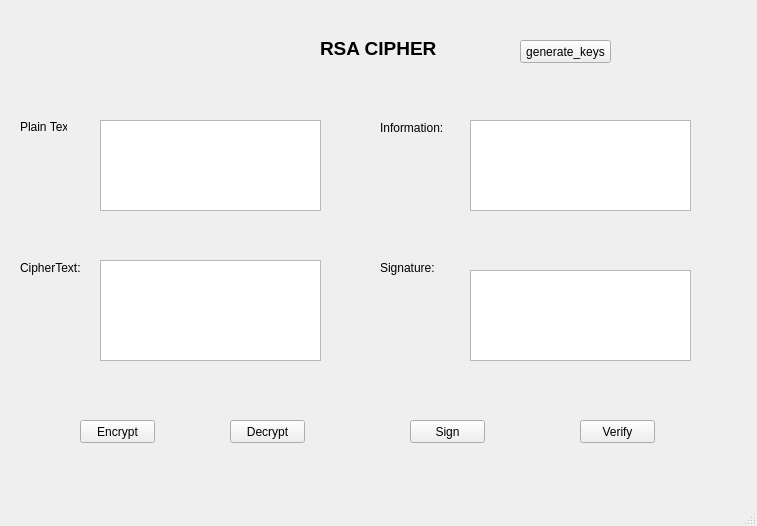
<?xml version="1.0" encoding="UTF-8"?>
<ui version="4.0">
 <class>MainWindow</class>
 <widget class="QMainWindow" name="MainWindow">
  <property name="geometry">
   <rect>
    <x>0</x>
    <y>0</y>
    <width>757</width>
    <height>526</height>
   </rect>
  </property>
  <property name="windowTitle">
   <string>MainWindow</string>
  </property>
  <widget class="QWidget" name="centralwidget">
   <widget class="QPushButton" name="btgenerate_keys">
    <property name="geometry">
     <rect>
      <x>520</x>
      <y>40</y>
      <width>91</width>
      <height>23</height>
     </rect>
    </property>
    <property name="text">
     <string>generate_keys</string>
    </property>
   </widget>
   <widget class="QPushButton" name="btEncrypt">
    <property name="geometry">
     <rect>
      <x>80</x>
      <y>420</y>
      <width>75</width>
      <height>23</height>
     </rect>
    </property>
    <property name="text">
     <string>Encrypt</string>
    </property>
   </widget>
   <widget class="QPushButton" name="btDecrypt">
    <property name="geometry">
     <rect>
      <x>230</x>
      <y>420</y>
      <width>75</width>
      <height>23</height>
     </rect>
    </property>
    <property name="text">
     <string>Decrypt</string>
    </property>
   </widget>
   <widget class="QPushButton" name="btSign">
    <property name="geometry">
     <rect>
      <x>410</x>
      <y>420</y>
      <width>75</width>
      <height>23</height>
     </rect>
    </property>
    <property name="text">
     <string>Sign</string>
    </property>
   </widget>
   <widget class="QPushButton" name="btVerify">
    <property name="geometry">
     <rect>
      <x>580</x>
      <y>420</y>
      <width>75</width>
      <height>23</height>
     </rect>
    </property>
    <property name="text">
     <string>Verify</string>
    </property>
   </widget>
   <widget class="QPlainTextEdit" name="txt_plain_text">
    <property name="geometry">
     <rect>
      <x>100</x>
      <y>120</y>
      <width>221</width>
      <height>91</height>
     </rect>
    </property>
   </widget>
   <widget class="QLabel" name="label">
    <property name="geometry">
     <rect>
      <x>20</x>
      <y>120</y>
      <width>47</width>
      <height>13</height>
     </rect>
    </property>
    <property name="text">
     <string>Plain Text:</string>
    </property>
   </widget>
   <widget class="QLabel" name="label_2">
    <property name="geometry">
     <rect>
      <x>380</x>
      <y>120</y>
      <width>71</width>
      <height>16</height>
     </rect>
    </property>
    <property name="text">
     <string>Information:</string>
    </property>
   </widget>
   <widget class="QLabel" name="label_3">
    <property name="geometry">
     <rect>
      <x>20</x>
      <y>260</y>
      <width>61</width>
      <height>16</height>
     </rect>
    </property>
    <property name="text">
     <string>CipherText:</string>
    </property>
   </widget>
   <widget class="QPlainTextEdit" name="txt_cipher_text">
    <property name="geometry">
     <rect>
      <x>100</x>
      <y>260</y>
      <width>221</width>
      <height>101</height>
     </rect>
    </property>
   </widget>
   <widget class="QLabel" name="label_4">
    <property name="geometry">
     <rect>
      <x>380</x>
      <y>260</y>
      <width>61</width>
      <height>16</height>
     </rect>
    </property>
    <property name="text">
     <string>Signature:</string>
    </property>
   </widget>
   <widget class="QPlainTextEdit" name="txt_sign">
    <property name="geometry">
     <rect>
      <x>470</x>
      <y>270</y>
      <width>221</width>
      <height>91</height>
     </rect>
    </property>
   </widget>
   <widget class="QLabel" name="label_5">
    <property name="geometry">
     <rect>
      <x>320</x>
      <y>40</y>
      <width>131</width>
      <height>16</height>
     </rect>
    </property>
    <property name="font">
     <font>
      <pointsize>14</pointsize>
      <weight>75</weight>
      <bold>true</bold>
     </font>
    </property>
    <property name="text">
     <string>RSA CIPHER</string>
    </property>
   </widget>
   <widget class="QPlainTextEdit" name="txt_info">
    <property name="geometry">
     <rect>
      <x>470</x>
      <y>120</y>
      <width>221</width>
      <height>91</height>
     </rect>
    </property>
   </widget>
   <widget class="QLabel" name="label_6">
    <property name="geometry">
     <rect>
      <x>350</x>
      <y>-90</y>
      <width>47</width>
      <height>13</height>
     </rect>
    </property>
    <property name="text">
     <string>TextLabel</string>
    </property>
   </widget>
  </widget>
  <widget class="QMenuBar" name="menubar">
   <property name="geometry">
    <rect>
     <x>0</x>
     <y>0</y>
     <width>757</width>
     <height>21</height>
    </rect>
   </property>
  </widget>
  <widget class="QStatusBar" name="statusbar"/>
 </widget>
 <resources/>
 <connections/>
</ui>
